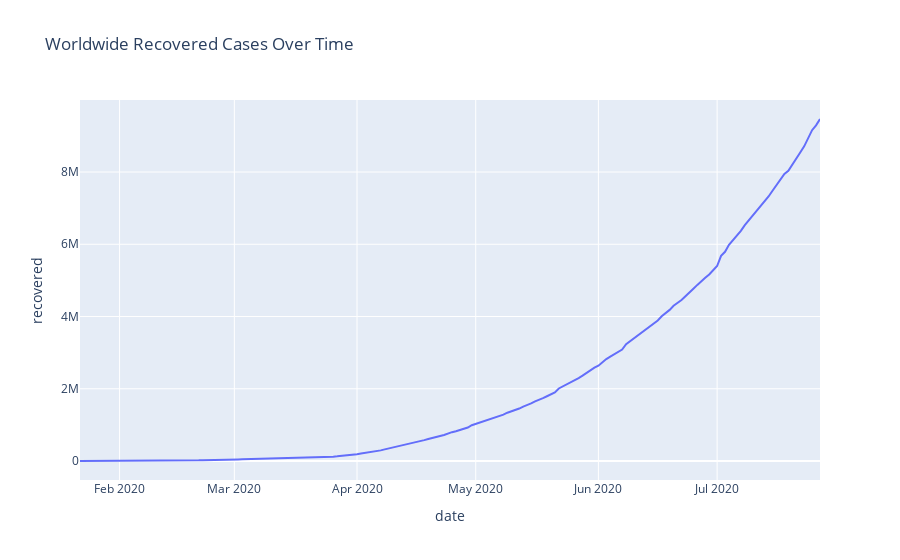

The notebook cell this image was saved under:
### Code cell
px.line(date_stats, x='date', y='recovered', title='Worldwide Recovered Cases Over Time')

### Figure 1 — Plotly figure (JSON) as saved in the notebook; plotly's stock layout.template omitted (floating-point values rounded to 4 significant figures; data arrays with more than 128 entries replaced by an {"elided": "..."} marker saying what was removed)
{"data": [{"hovertemplate": "date=%{x}<br>recovered=%{y}<extra></extra>", "legendgroup": "", "line": {"color": "#636efa", "dash": "solid"}, "marker": {"symbol": "circle"}, "mode": "lines", "name": "", "orientation": "v", "showlegend": false, "type": "scatter", "x": {"elided": "188 str values"}, "xaxis": "x", "y": {"elided": "188 int values"}, "yaxis": "y"}], "layout": {"legend": {"tracegroupgap": 0}, "title": {"text": "Worldwide Recovered Cases Over Time"}, "xaxis": {"anchor": "y", "domain": [0, 1], "title": {"text": "date"}}, "yaxis": {"anchor": "x", "domain": [0, 1], "title": {"text": "recovered"}}}}
